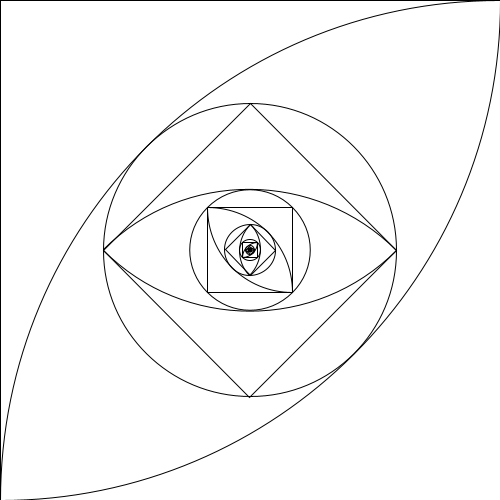
Frame 1 (no input)
Frame 60 (the mouse pressed at the canvas centre just before this capture): identical to frame 1, image omitted
Frame 120 (the mouse held since frame 60 and released just before this capture): identical to frame 1, image omitted

The Processing sketch that drew this single still picture (run headless with seeded random() and noise(); from frame 60 on, the mouse is pressed at the canvas centre):

// Processing sketch: eye_rect
// ── eye_rect.pde
//eye_rect
void setup() {
  size(500, 500);
}

void draw() {
  background(255);
  draw_eye(width, 0);
}

void draw_eye(float r, float rad) {
  if (r<1) {
    return;
  }
  pushMatrix();
  translate(width/2, height/2);
  rotate(radians(rad));
  noFill();
  rect(-r/2, -r/2, r, r);
  arc(r/2, r/2, r*2, r*2, PI, PI*3/2);
  arc(-r/2, -r/2, r*2, r*2, 0, PI/2);
  ellipse(0, 0, r*(1-pow(2, -0.5))*2, r*(1-pow(2, -0.5))*2);
  popMatrix();
  draw_eye(r*(1-pow(2, -0.5))*2*pow(2, -0.5), rad+45.0);
}

void keyPressed() {
  if ( key == ' ' ) {
    save( "eye_rect .png" );
  }
}
